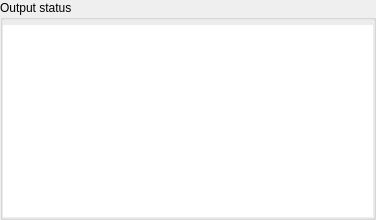
<?xml version="1.0" encoding="UTF-8"?>
<ui version="4.0">
 <class>control_panel::output::Status</class>
 <widget class="QWidget" name="ControlPanel_Capture_Status">
  <property name="geometry">
   <rect>
    <x>0</x>
    <y>0</y>
    <width>376</width>
    <height>215</height>
   </rect>
  </property>
  <property name="focusPolicy">
   <enum>Qt::ClickFocus</enum>
  </property>
  <property name="windowTitle">
   <string>Dialog</string>
  </property>
  <layout class="QVBoxLayout" name="verticalLayout">
   <property name="leftMargin">
    <number>0</number>
   </property>
   <property name="topMargin">
    <number>0</number>
   </property>
   <property name="rightMargin">
    <number>0</number>
   </property>
   <property name="bottomMargin">
    <number>0</number>
   </property>
   <item>
    <widget class="QGroupBox" name="groupBox">
     <property name="sizePolicy">
      <sizepolicy hsizetype="Preferred" vsizetype="Expanding">
       <horstretch>0</horstretch>
       <verstretch>0</verstretch>
      </sizepolicy>
     </property>
     <property name="title">
      <string>Output status</string>
     </property>
     <layout class="QVBoxLayout" name="verticalLayout_2">
      <property name="spacing">
       <number>3</number>
      </property>
      <property name="leftMargin">
       <number>0</number>
      </property>
      <property name="topMargin">
       <number>5</number>
      </property>
      <property name="rightMargin">
       <number>0</number>
      </property>
      <property name="bottomMargin">
       <number>0</number>
      </property>
      <item>
       <widget class="PropertyTable" name="tableWidget_propertyTable">
        <property name="sizePolicy">
         <sizepolicy hsizetype="Expanding" vsizetype="Minimum">
          <horstretch>0</horstretch>
          <verstretch>0</verstretch>
         </sizepolicy>
        </property>
        <property name="focusPolicy">
         <enum>Qt::NoFocus</enum>
        </property>
        <property name="frameShape">
         <enum>QFrame::NoFrame</enum>
        </property>
       </widget>
      </item>
     </layout>
    </widget>
   </item>
  </layout>
 </widget>
 <customwidgets>
  <customwidget>
   <class>PropertyTable</class>
   <extends>QTableWidget</extends>
   <header>PropertyTable.h</header>
  </customwidget>
 </customwidgets>
 <tabstops>
  <tabstop>tableWidget_propertyTable</tabstop>
 </tabstops>
 <resources/>
 <connections/>
</ui>
